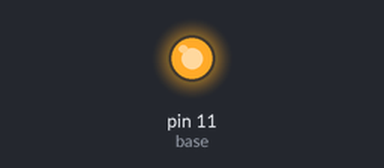
A program run on a simulated Raspberry Pi (header pin numbers). Shown: output pins drawn as LEDs (lit = HIGH).

Above: at 0.1 s.
Timing chart, 0 to 1.6 s (numbered marks = the images above):
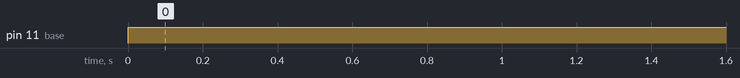

Measured:
- by itself, pin 11 (base): LOW → HIGH at 0.00 s

The program:

lightme_NPN.py
```python
import RPi.GPIO as gpio
import time

gpio.setmode(gpio.BOARD)

base = 11
gpio.setup(base, gpio.OUT)
gpio.output(base, 0)

sleeptime = 1

try:
	while (True):
		gpio.output(base, 1)
		time.sleep(sleeptime)

except KeyboardInterrupt:
	gpio.cleanup()
```
